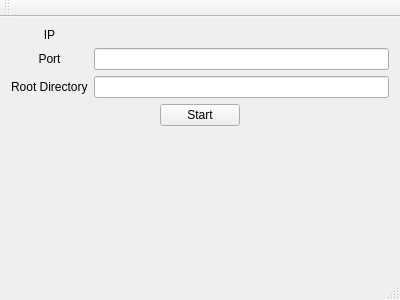
<?xml version="1.0" encoding="UTF-8"?>
<ui version="4.0">
 <class>MainWindow</class>
 <widget class="QMainWindow" name="MainWindow">
  <property name="geometry">
   <rect>
    <x>0</x>
    <y>0</y>
    <width>400</width>
    <height>300</height>
   </rect>
  </property>
  <property name="windowTitle">
   <string>HTYServer</string>
  </property>
  <property name="windowIcon">
   <iconset resource="res.qrc">
    <normaloff>:/HTYServer.png</normaloff>:/HTYServer.png</iconset>
  </property>
  <widget class="QWidget" name="centralWidget">
   <layout class="QVBoxLayout" name="verticalLayout">
    <item>
     <layout class="QGridLayout" name="gridLayout">
      <item row="2" column="0">
       <widget class="QLabel" name="label_2">
        <property name="text">
         <string>Root Directory</string>
        </property>
       </widget>
      </item>
      <item row="0" column="0">
       <widget class="QLabel" name="label_3">
        <property name="text">
         <string>IP</string>
        </property>
        <property name="alignment">
         <set>Qt::AlignCenter</set>
        </property>
       </widget>
      </item>
      <item row="1" column="1">
       <widget class="QLineEdit" name="lineEdit_port">
        <property name="text">
         <string/>
        </property>
       </widget>
      </item>
      <item row="0" column="1">
       <widget class="QLabel" name="label_ip">
        <property name="text">
         <string/>
        </property>
       </widget>
      </item>
      <item row="1" column="0">
       <widget class="QLabel" name="label">
        <property name="text">
         <string>Port</string>
        </property>
        <property name="alignment">
         <set>Qt::AlignCenter</set>
        </property>
       </widget>
      </item>
      <item row="2" column="1">
       <widget class="QLineEdit" name="lineEdit_root_dir"/>
      </item>
     </layout>
    </item>
    <item>
     <layout class="QHBoxLayout" name="horizontalLayout">
      <item>
       <spacer name="horizontalSpacer">
        <property name="orientation">
         <enum>Qt::Horizontal</enum>
        </property>
        <property name="sizeHint" stdset="0">
         <size>
          <width>40</width>
          <height>20</height>
         </size>
        </property>
       </spacer>
      </item>
      <item>
       <widget class="QPushButton" name="pushButton_start">
        <property name="text">
         <string>Start</string>
        </property>
        <property name="checkable">
         <bool>true</bool>
        </property>
       </widget>
      </item>
      <item>
       <spacer name="horizontalSpacer_2">
        <property name="orientation">
         <enum>Qt::Horizontal</enum>
        </property>
        <property name="sizeHint" stdset="0">
         <size>
          <width>40</width>
          <height>20</height>
         </size>
        </property>
       </spacer>
      </item>
     </layout>
    </item>
    <item>
     <spacer name="verticalSpacer">
      <property name="orientation">
       <enum>Qt::Vertical</enum>
      </property>
      <property name="sizeHint" stdset="0">
       <size>
        <width>20</width>
        <height>40</height>
       </size>
      </property>
     </spacer>
    </item>
   </layout>
  </widget>
  <widget class="QMenuBar" name="menuBar">
   <property name="geometry">
    <rect>
     <x>0</x>
     <y>0</y>
     <width>400</width>
     <height>36</height>
    </rect>
   </property>
  </widget>
  <widget class="QToolBar" name="mainToolBar">
   <attribute name="toolBarArea">
    <enum>TopToolBarArea</enum>
   </attribute>
   <attribute name="toolBarBreak">
    <bool>false</bool>
   </attribute>
  </widget>
  <widget class="QStatusBar" name="statusBar"/>
 </widget>
 <layoutdefault spacing="6" margin="11"/>
 <resources>
  <include location="res.qrc"/>
 </resources>
 <connections/>
</ui>
